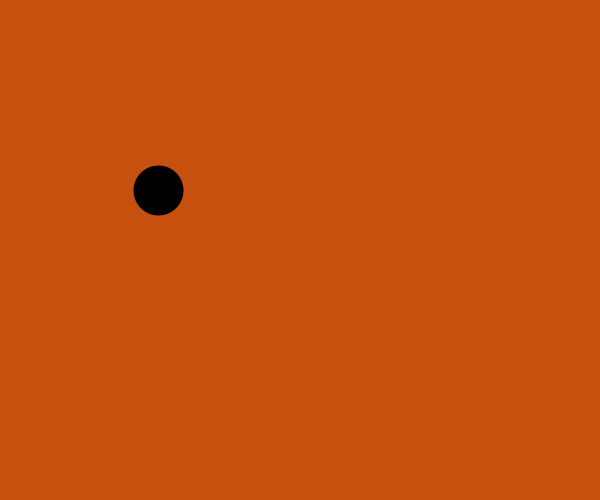
Frame 1 (no input)
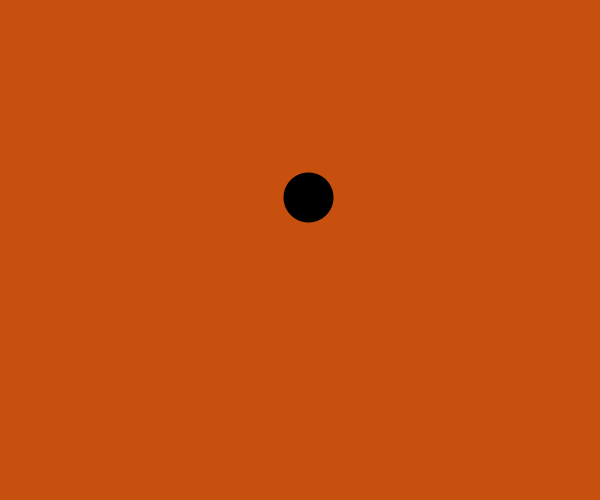
Frame 60 (the mouse pressed at the canvas centre just before this capture)
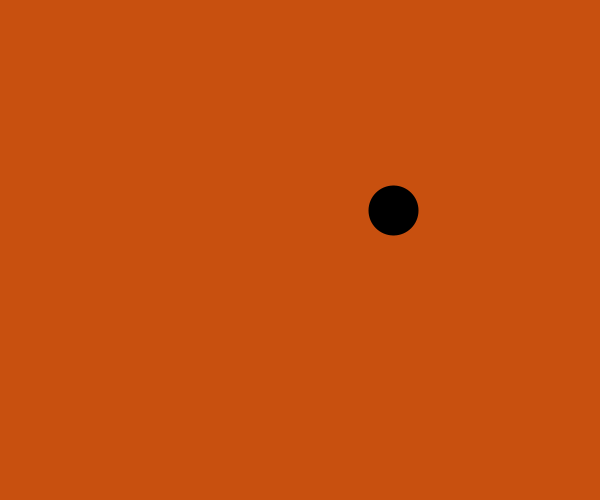
Frame 120 (the mouse held since frame 60 and released just before this capture)

The Processing sketch that drew these frames (run headless with seeded random() and noise(); from frame 60 on, the mouse is pressed at the canvas centre):

// Processing sketch: s02e08b
// ── s02e08b.pde
float czas = 1000;

void setup()
{
  size(600,500);
  stroke(0);
  strokeWeight(50);
  
}
void draw()
{
  background(200,80,15);
  float pozycjaX = 600*noise(czas);
  float pozycjaY = 500*noise(czas+100);
  point(pozycjaX, pozycjaY);
  czas = czas+0.01;
}
